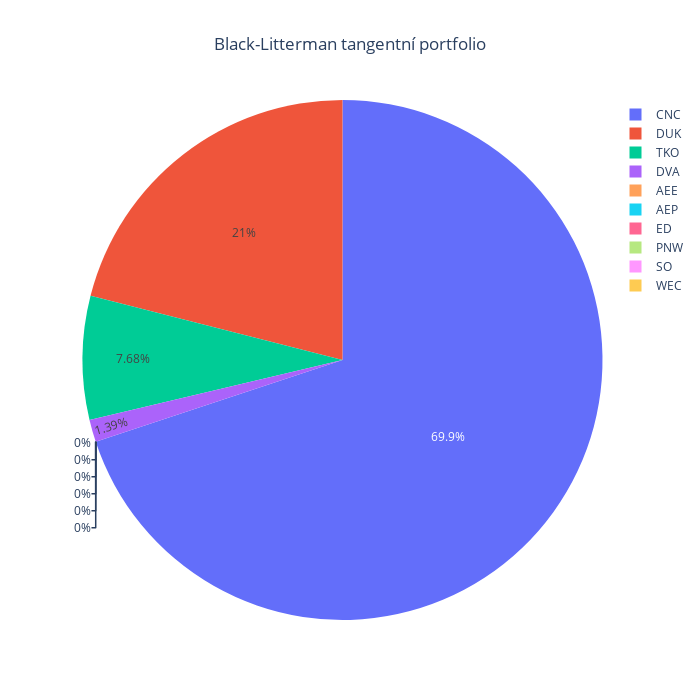

Source (notebook cell):
### Code cell
weightsBLTangent = blackLittermanAbsoluteViewsMaxSharpe(prices = prices, views = views)
weightsPlot(weightsBLTangent, title = "Black-Litterman tangentní portfolio")

### Figure 1 — Plotly figure (JSON) as saved in the notebook; plotly's stock layout.template omitted (floating-point values rounded to 4 significant figures)
{"data": [{"labels": ["AEE", "AEP", "CNC", "DUK", "DVA", "ED", "PNW", "SO", "TKO", "WEC"], "type": "pie", "values": [0, 0, 0.699, 0.2103, 0.0139, 0, 0, 0, 0.07676, 0]}], "layout": {"height": 700, "title": {"text": "Black-Litterman tangentní portfolio", "x": 0.5}, "width": 700}}
